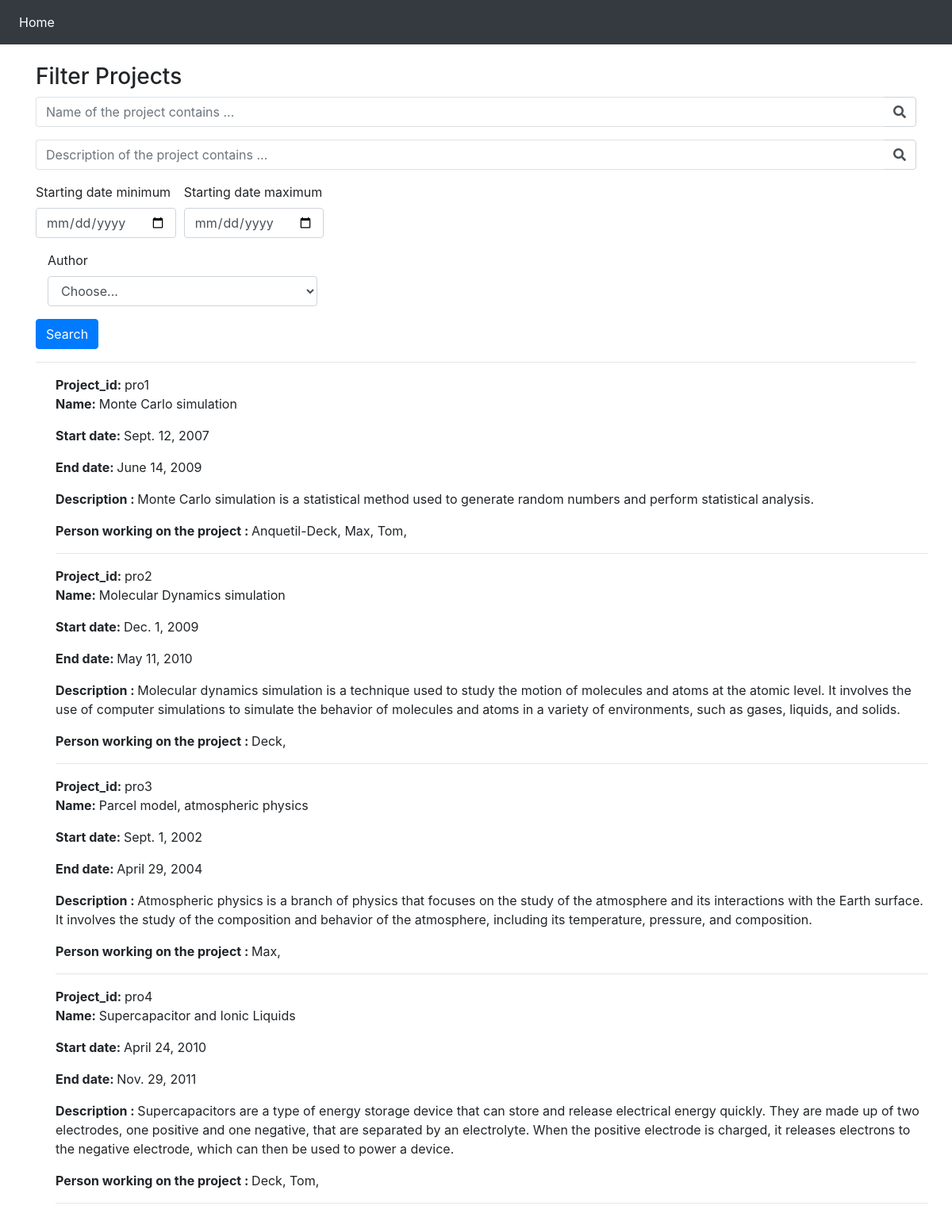
The page /bootstrap/ on the database its author committed.
### filter_db/models.py (models this page shows, shortened)
class Projects(models.Model):
    project_id = models.CharField(
        primary_key= True,
        unique = False,
        null = False,
        blank = False,
        max_length=50,
    )
    name = models.TextField(
        unique = False,
        null = False,
        blank = False,
        max_length=2000,
    )
    start_date = models.DateField()
    end_date = models.DateField()
    description = models.TextField(
        unique = False,
        null = False,
        blank = False,
        max_length=5000,
    )
    students = models.ManyToManyField(
        Student,
        related_name='students'
    )

class Student(models.Model):
    student_id = models.CharField(
        primary_key=True,
        unique=True,
        null=False,
        blank=False,
        max_length=50,
    )
    first_name = models.CharField(
        unique=False,
        null=False,
        blank=False,
        max_length=50,
    )
    middle_name = models.CharField(
        unique=False,
        null=True,
        blank=True,
        max_length=50,
    )
    last_name = models.CharField(
        unique=False,
        null=False,
        blank=False,
        max_length=50,
    )
    start_date = models.DateField()
    end_date = models.DateField()
    def __str__(self) -> str:
        return self.last_name

### filter_db/views.py (the view)
# urls.py: path('bootstrap/', BootstrapFilterView,name = 'bootstrap_form'),
def BootstrapFilterView(request):
    qs = Projects.objects.all()
    name_contains_query = request.GET.get('name_contains')
    description_contains_query = request.GET.get('description_contains')
    date_min = request.GET.get('date_min')
    date_max = request.GET.get('date_max')
    student = request.GET.get('student')
    students= Student.objects.all()
    if name_contains_query != '' and name_contains_query is not None:
        qs = qs.filter(name__icontains=name_contains_query)
    if description_contains_query != '' and description_contains_query is not None:
        qs = qs.filter(description__icontains=description_contains_query)
    if is_valid_queryparam(date_min) :
        qs = qs.filter(start_date__gte=date_min)
    if is_valid_queryparam(date_max) :
        qs = qs.filter(start_date__lt=date_max)
    if is_valid_queryparam(student) and student != 'Choose...':
        print('author',student, students)
        qs = qs.filter(students__last_name=student)
    context = {
        'queryset' :qs,
        'students' :students,
    }
    return render(request, "bootstrap_form.html",context)

### filter_db/views.py (called while the page is built)
def is_valid_queryparam(param):
    return param != '' and param is not None

### filter_db/templates/bootstrap_form.html (shortened to what this page needs)
{% load static %}
<!doctype html>
<html lang="en">
  <head>
    <link rel="stylesheet" href="https://stackpath.bootstrapcdn.com/bootstrap/4.3.1/css/bootstrap.min.css">
    <link rel="stylesheet" href="{% static 'templates.css' %}">
    <link rel="stylesheet" href="https://use.fontawesome.com/releases/v5.8.1/css/all.css">
  </head>
  <body>
    <nav class="navbar navbar-expand-md navbar-dark bg-dark fixed-top">
        <div class="collapse navbar-collapse" id="navbarsExampleDefault">
            <ul class="navbar-nav mr-auto">
              <li class="nav-item active">
                  <a class="nav-link" href="/">Home</a>
              </li>
            </ul>
        </div>
    </nav>
    <main role="main" class="container" >
      <h3>Filter Projects</h3>
      <form method="GET" action="." >
        <div class="form-row">
            <div class="form-group col-12">
                <div class="input-group">
                    <input class="form-control py-2 border-right-0 border" type="search" name="name_contains" placeholder="Name of the project contains ..." />
                    <span class="input-group-append">
                        <div class="input-group-text bg-transparent">
                            <i class="fa fa-search"></i>
                        </div>
                    </span>
                </div>
            </div>
        </div>
        <div class="form-row">
          <div class="form-group col-12">
              <div class="input-group">
                  <input class="form-control py-2 border-right-0 border" type="search" name="description_contains" placeholder="Description of the project contains ..." />
                  <span class="input-group-append">
                      <div class="input-group-text bg-transparent">
                          <i class="fa fa-search"></i>
                      </div>
                  </span>
              </div>
          </div>
      </div>
        <div class="form-row">
          <div class="form-group col-md-2 col-lg-2">
            <label for="publishDateMin">Starting date minimum</label>
            <input type="date" class="form-control" id="publishDateMin" name="date_min">
          </div>
          <div class="form-group col-md-2 col-lg-2">
            <label for="publishDateMax">Starting date maximum</label>
            <input type="date" class="form-control" id="publishDateMax" name="date_max">
          </div>
        </div>
        <div class="form-group col-md-4">
          <label for="student">Author</label>
          <select id="student" class="form-control" name="student">
            <option selected>Choose...</option>
          </select>
        </div>
        <button type="submit" class="btn btn-primary">Search</button>
      </form>
      <hr />
      <div class="row">
        <ul>
          {% for project in  queryset %}
            <li>
              <span><b>Project_id: </b>{{ project.project_id }}</span><p>
              <span><b>Name: </b>{{ project.name }}</span><p>
              <span><b>Start date: </b>{{ project.start_date }}</span><p>
              <span><b>End date: </b>{{ project.end_date }}</span><p>
              <span><b>Description : </b> {{ project.description }}</span><p>
              <span>
                <b>Person working on the project : </b>
                {% for student in project.students.all  %}
                  {{student}},
                {% endfor %}
              </span><p>
            </li>
            <hr />
          {% endfor %}
        </ul>
      </div>
    </main>
</body>
</html>

### filter_db/static/templates.css (style rules this page uses)
body { margin-top: 5rem; }
ul { list-style-type: none; }

### rows shown on the page
Projects: project_id "pro1", name "Monte Carlo simulation", start_date "Sept. 12, 2007", end_date "June 14, 2009", description "Monte Carlo simulation is a statistical method used to generate random numbers and perform statistical analysis."
Student: last_name "Anquetil-Deck"
Student: last_name "Max"
Student: last_name "Tom"
Projects: project_id "pro2", name "Molecular Dynamics simulation", start_date "Dec. 1, 2009", end_date "May 11, 2010", description "Molecular dynamics simulation is a technique used to study the motion of molecules and atoms at the atomic level. It involves the use of computer simulations to simulate the behavior of molecules and atoms in a variety of environments, such as gases, liquids, and solids."
Student: last_name "Deck"
Projects: project_id "pro3", name "Parcel model, atmospheric physics", start_date "Sept. 1, 2002", end_date "April 29, 2004", description "Atmospheric physics is a branch of physics that focuses on the study of the atmosphere and its interactions with the Earth surface. It involves the study of the composition and behavior of the atmosphere, including its temperature, pressure, and composition."
Projects: project_id "pro4", name "Supercapacitor and Ionic Liquids", start_date "April 24, 2010", end_date "Nov. 29, 2011", description "Supercapacitors are a type of energy storage device that can store and release electrical energy quickly. They are made up of two electrodes, one positive and one negative, that are separated by an electrolyte. When the positive electrode is charged, it releases electrons to the negative electrode, which can then be used to power a device."
